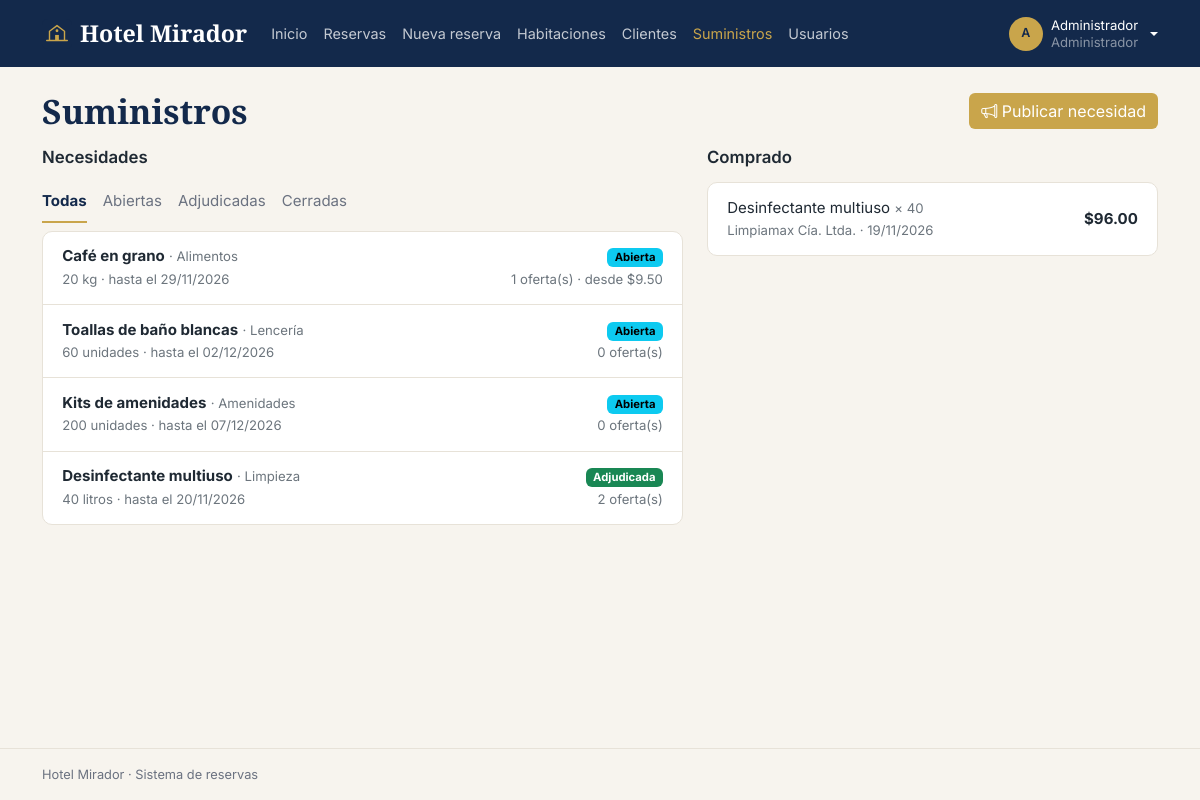
/index.php?r=suministros/index (signed in), run on the app's committed database.
### tables this page shows
CREATE TABLE necesidades (
  id           INT AUTO_INCREMENT PRIMARY KEY,
  articulo     VARCHAR(80)  NOT NULL,
  categoria    ENUM('Alimentos','Limpieza','Lencería','Amenidades','Mantenimiento') NOT NULL,
  cantidad     INT          NOT NULL,
  unidad       VARCHAR(20)  NOT NULL DEFAULT 'unidades',
  fecha_limite DATE         NOT NULL,
  estado       ENUM('Abierta','Adjudicada','Cerrada') NOT NULL DEFAULT 'Abierta',
  creado_por   INT          NULL,
  creado_en    DATETIME     NOT NULL DEFAULT CURRENT_TIMESTAMP,
  FOREIGN KEY (creado_por) REFERENCES usuarios(id) ON DELETE SET NULL
);

CREATE TABLE suministros (
  id           INT AUTO_INCREMENT PRIMARY KEY,
  nombre       VARCHAR(80)   NOT NULL,
  cantidad     INT           NOT NULL,
  id_proveedor INT           NOT NULL,
  id_oferta    INT           NULL,
  costo        DECIMAL(10,2) NOT NULL,
  fecha        DATE          NOT NULL,
  FOREIGN KEY (id_proveedor) REFERENCES usuarios(id),
  FOREIGN KEY (id_oferta)    REFERENCES ofertas(id) ON DELETE SET NULL
);

CREATE TABLE usuarios (
  id         INT AUTO_INCREMENT PRIMARY KEY,
  nombre     VARCHAR(60)  NOT NULL,
  correo     VARCHAR(100) NOT NULL UNIQUE,
  contrasena VARCHAR(255) NOT NULL,
  id_rol     INT          NOT NULL,
  telefono   VARCHAR(15)  NULL,
  documento  VARCHAR(20)  NULL,    
  empresa    VARCHAR(80)  NULL,    
  activo     TINYINT(1)   NOT NULL DEFAULT 1,
  creado_en  DATETIME     NOT NULL DEFAULT CURRENT_TIMESTAMP,
  FOREIGN KEY (id_rol) REFERENCES roles(id)
);

### core/Controller.php (called while the page is built, shortened)
<?php
abstract class Controller
{
    protected function render(string $vista, array $datos = []): void
    {
        extract($datos);
        require __DIR__ . '/../views/layout/header.php';
        require __DIR__ . '/../views/' . $vista . '.php';
        require __DIR__ . '/../views/layout/footer.php';
    }
}

### controllers/SuministrosController.php (called while the page is built, shortened)
<?php
class SuministrosController extends Controller
{
    public function index(): void
    {
        $estado = in_array(get('estado'), ['Abierta', 'Adjudicada', 'Cerrada'], true) ? get('estado') : '';
        $this->render('suministros/index', [
            'titulo'      => 'Suministros',
            'necesidades' => Necesidad::listar($estado),
            'suministros' => Necesidad::suministros(),
            'estado'      => $estado,
        ]);
    }
}

### core/Router.php (called while the page is built, shortened)
<?php
class Router
{
    public static function dispatch(string $ruta): void
    {
        if (!preg_match('#^([a-z]+)/([a-z]+)$#', $ruta, $m)) self::error404();
        $accion = $m[2];
        (new $clase())->$accion();
    }
}

### index.php (called while the page is built, shortened)
<?php
require __DIR__ . '/core/helpers.php';
require __DIR__ . '/core/Database.php';
require __DIR__ . '/core/Model.php';
require __DIR__ . '/core/Controller.php';
require __DIR__ . '/core/Router.php';
Router::dispatch(is_string($_GET['r'] ?? null) ? $_GET['r'] : '');

### core/Database.php (called while the page is built, shortened)
<?php
class Database
{
    private static ?PDO $pdo = null;
    public static function get(): PDO
    {
        if (self::$pdo) return self::$pdo;
        try {
            self::$pdo = new PDO(
                'mysql:host=' . DB_HOST . ';port=' . DB_PORT . ';dbname=' . DB_NAME . ';charset=utf8mb4',
                DB_USER,
                DB_PASS,
                [
                    PDO::ATTR_ERRMODE            => PDO::ERRMODE_EXCEPTION,
                    PDO::ATTR_DEFAULT_FETCH_MODE => PDO::FETCH_ASSOC,
                    PDO::ATTR_EMULATE_PREPARES   => false,
                ]
            );
            self::$pdo->exec("SET time_zone = '" . date('P') . "'");
        } catch (PDOException $e) {
            http_response_code(500);
            $info = DEBUG ? '<br><small>' . htmlspecialchars($e->getMessage()) . '</small>' : '';
            exit('<h3 style="font-family:sans-serif">No hay conexión con la base de datos. Revisa la configuración e importa hotel.sql.' . $info . '</h3>');
        }
        return self::$pdo;
    }
}

### core/Model.php (called while the page is built, shortened)
<?php
abstract class Model
{
    protected static function db(): PDO
    {
        return Database::get();
    }
    protected static function query(string $sql, array $params = []): PDOStatement
    {
        $st = self::db()->prepare($sql);
        $st->execute($params);
        return $st;
    }
}

### models/Necesidad.php (called while the page is built, shortened)
<?php
class Necesidad extends Model
{
    public static function listar(string $estado = ''): array
    {
        $sql = "SELECT n.*, (SELECT COUNT(*) FROM ofertas o WHERE o.id_necesidad = n.id) AS ofertas,
                       (SELECT MIN(o.precio_unitario) FROM ofertas o WHERE o.id_necesidad = n.id AND o.estado = 'Pendiente') AS mejor
                  FROM necesidades n";
        $p = [];
        return self::query($sql . " ORDER BY FIELD(n.estado, 'Abierta', 'Adjudicada', 'Cerrada'), n.fecha_limite", $p)->fetchAll();
    }
    public static function suministros(): array
    {
        return self::query('SELECT s.*, u.nombre AS proveedor, u.empresa FROM suministros s
                              JOIN usuarios u ON u.id = s.id_proveedor ORDER BY s.fecha DESC, s.id DESC')->fetchAll();
    }
}

### views/suministros/index.php (the view, shortened to what this page needs)
<?php
$filtros = ['' => 'Todas', 'Abierta' => 'Abiertas', 'Adjudicada' => 'Adjudicadas', 'Cerrada' => 'Cerradas'];
?>
<div class="d-flex justify-content-between align-items-center mb-3">
  <h1 class="titulo mb-0">Suministros</h1>
  <button class="btn btn-dorado" data-bs-toggle="modal" data-bs-target="#modalNecesidad"><i class="bi bi-megaphone"></i> Publicar necesidad</button>
</div>
<div class="row g-4">
  <div class="col-xl-7">
    <h2 class="subtitulo">Necesidades</h2>
    <ul class="nav nav-underline mb-2">
      <?php foreach ($filtros as $k => $txt): ?><li class="nav-item"><a class="nav-link <?= $estado === $k ? 'active' : '' ?>" href="<?= url('suministros/index', array_filter(['estado' => $k])) ?>"><?= $txt ?></a></li><?php endforeach; ?>
    </ul>
    <div class="tarjeta p-0">
      <?php foreach ($necesidades as $n): $vencida = $n['estado'] === 'Abierta' && $n['fecha_limite'] < date('Y-m-d'); ?>
        <a href="<?= url('suministros/ver', ['id' => $n['id']]) ?>" class="fila">
          <span><strong><?= e($n['articulo']) ?></strong> <small class="text-secondary">· <?= $n['categoria'] ?></small><br>
            <small class="text-secondary"><?= $n['cantidad'] ?> <?= e($n['unidad']) ?> · hasta el <?= fecha($n['fecha_limite']) ?><?= $vencida ? ' <span class="text-danger">(vencida)</span>' : '' ?></small></span>
          <span class="text-end"><?= etiqueta($n['estado']) ?><br><small class="text-secondary"><?= $n['ofertas'] ?> oferta(s)<?= $n['mejor'] ? ' · desde ' . dinero($n['mejor']) : '' ?></small></span>
        </a>
      <?php endforeach; ?>
    </div>
  </div>
  <div class="col-xl-5">
    <h2 class="subtitulo">Comprado</h2>
    <div class="tarjeta p-0">
      <?php foreach ($suministros as $s): ?>
        <div class="fila"><span><?= e($s['nombre']) ?> <small class="text-secondary">× <?= $s['cantidad'] ?></small><br><small class="text-secondary"><?= e($s['empresa'] ?: $s['proveedor']) ?> · <?= fecha($s['fecha']) ?></small></span><strong><?= dinero($s['costo']) ?></strong></div>
      <?php endforeach; ?>
    </div>
  </div>
</div>

### core/helpers.php (shortened to what this page needs)
<?php
function e($v): string
{
    return htmlspecialchars((string) ($v ?? ''), ENT_QUOTES, 'UTF-8');
}
function url(string $ruta, array $params = []): string
{
    return 'index.php?' . http_build_query(['r' => $ruta] + $params);
}
function dinero($n): string
{
    return '$' . number_format((float) $n, 2);
}
function fecha(?string $f, bool $hora = false): string
{
    return $f ? date($hora ? 'd/m/Y H:i' : 'd/m/Y', strtotime($f)) : '';
}
function etiqueta(string $estado): string
{
    $c = COLORES[$estado] ?? 'secondary';
    return "<span class=\"badge text-bg-$c\">" . e($estado) . '</span>';
}

### assets/css/styles.css (style rules this page uses)
:root { --azul: #13294b; --azul-2: #1f3d6b; --dorado: #c9a54b; --dorado-osc: #a8852f; --crema: #f7f4ee; --texto: #1f2933; --gris: #6b7280; --borde: #e7e2d8; }
body { font-family: 'Inter', system-ui, sans-serif; background: var(--crema); color: var(--texto); font-size: .94rem; min-height: 100vh; display: flex; flex-direction: column; }
a { color: var(--azul-2); }
.titulo, .marca, .cifra span, .precio { font-family: 'Cormorant Garamond', Georgia, serif; font-weight: 700; }
.titulo { font-size: 2.1rem; color: var(--azul); }
.subtitulo { font-size: 1.05rem; font-weight: 600; margin-bottom: .9rem; }
.btn-dorado { background: var(--dorado); color: #fff; border: 0; }
.nav-underline .nav-link { color: var(--gris); }
.nav-underline .nav-link.active { color: var(--azul); border-bottom-color: var(--dorado); }
.tarjeta { background: #fff; border: 1px solid var(--borde); border-radius: 10px; padding: 1.2rem; }
.fila { display: flex; justify-content: space-between; align-items: center; gap: 1rem; padding: .85rem 1.2rem; border-bottom: 1px solid var(--borde); color: inherit; text-decoration: none; }
.fila:last-child { border-bottom: 0; }

### data on the page
necesidades: articulo "Café en grano", categoria "Alimentos", cantidad "20", unidad "kg", fecha_limite "29/11/2026", estado "Abierta", ofertas "1", mejor "$9.50"
necesidades: articulo "Toallas de baño blancas", categoria "Lencería", cantidad "60", unidad "unidades", fecha_limite "02/12/2026", estado "Abierta", ofertas "0"
necesidades: articulo "Kits de amenidades", categoria "Amenidades", cantidad "200", unidad "unidades", fecha_limite "07/12/2026", estado "Abierta", ofertas "0"
necesidades: articulo "Desinfectante multiuso", categoria "Limpieza", cantidad "40", unidad "litros", fecha_limite "20/11/2026", estado "Adjudicada", ofertas "2"
suministros: nombre "Desinfectante multiuso", cantidad "40", id_proveedor.empresa "Limpiamax Cía. Ltda.", fecha "19/11/2026", costo "$96.00"

### other printed values
$_texto "Inicio"
$_texto "Reservas"
$_texto "Nueva reserva"
$_texto "Habitaciones"
$_texto "Clientes"
$_texto "Suministros"
$_texto "Usuarios"
iniciales($yo['nombre']) "A"
$yo['nombre'] "Administrador"
$yo['rol'] "Administrador"
$txt "Todas"
$txt "Abiertas"
$txt "Adjudicadas"
$txt "Cerradas"
